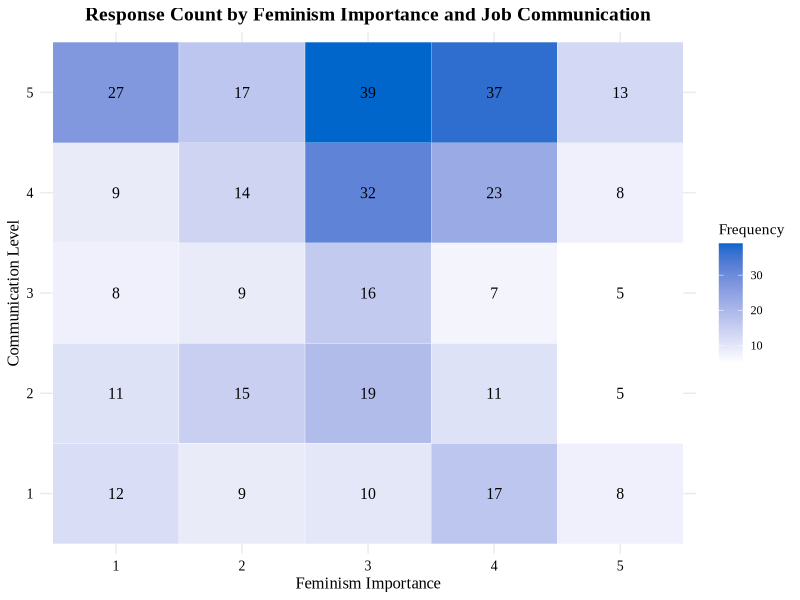

Write the R code that produced this figure.
# Load necessary libraries
# install.packages("psych") # Uncomment this line if 'psych' package is not installed
library(psych)
library(ggplot2)

# setwd("/home/anna/Documents/bak-makro/stat")
setwd("/Users/kapsitis/workspace-public/bak-makro/stat")
# Read the CSV file into a data frame
df <- read.csv("Survey-Clean.08.csv")  # Replace with your actual file path


# Optionally recode "Feminism" values to numeric
# df$Feminism_numeric <- as.numeric(factor(df$Feminism, levels = c("Not important", "Slightly important", "Moderately important", "Important", "Extremely important")))

# Create a contingency table
contingency_table <- table(df$Communication, df$Feminism)

# Perform the chi-square test
chi_square_test <- chisq.test(contingency_table)

# Check results
print(chi_square_test)


heatmap_data <- as.data.frame(as.table(contingency_table))

# Rename columns for clarity
colnames(heatmap_data) <- c("Communication", "Feminism", "Frequency")

# Plot the heatmap
heatmap <- ggplot(heatmap_data, aes(x = Feminism, y = Communication, fill = Frequency)) +
  geom_tile(color = "white") +  # Draw the heat map cells
  geom_text(aes(label = Frequency), color = "black", 
            vjust = 0.5, hjust = 0.5, size = 4, family = "Times New Roman") +  # Add text labels
  scale_fill_gradient(low = "#FFFFFF", high = "#0066CC") +  # Use a color gradient
  labs(title = "Response Count by Feminism Importance and Job Communication",
       x = "Feminism Importance",
       y = "Communication Level") +
  theme_minimal(base_family = "Times New Roman") +
  theme(
    plot.title = element_text(size = 14, face = "bold", hjust = 0.5),
    axis.title = element_text(size = 12, color = "#000000FF"),
    axis.text = element_text(size = 10, color = "#000000FF"),
    text = element_text(family = "Times New Roman"), 
    panel.background = element_rect(fill = "#FFFFFFFF", color = NA), # Set panel background to white
    plot.background = element_rect(fill = "#FFFFFFFF", color = NA) # Set plot background to white
  )
  
  #  theme_minimal() +
#  theme(axis.text.x = element_text(angle = 45, hjust = 1))  # Rotate x-axis labels for better readability
ggsave(filename = "heatmap.png", plot = heatmap, width = 8, height = 4, dpi = 300)
